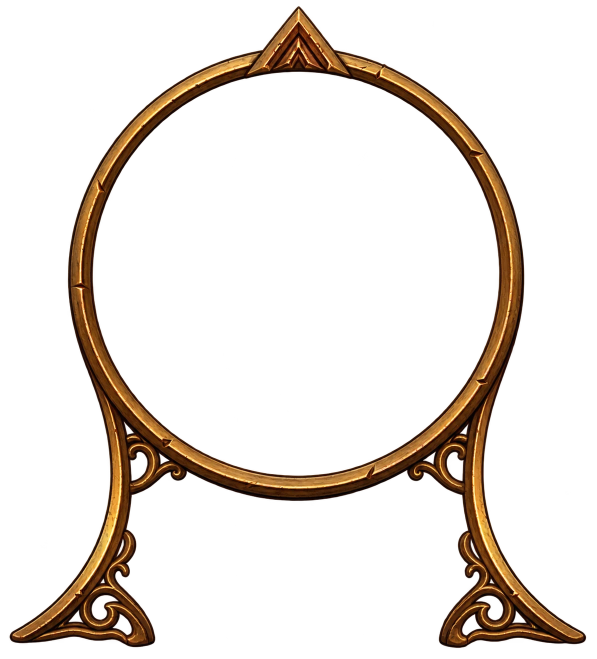
#> input picture docs/minimap-stand.webp, 1193 x 1318 px (shown at 1/2 size)
$ python extract_minimap_stand.py
#> lines starting #> are read from the running program, lines starting #| are printed output that depends on the picture; after the words box and inside, x2 and y2 are one past the last pixel; in counts of white or black regions, pixels touching at a corner belong together
### Tools/paths.py
"""Where the big generated folders live.

`Tools/output` (the built voice pack and every rendered preview, ~3 GB) and
`Tools/cache` (the downloaded cmangos dump and wago tables, ~350 MB) used to sit
inside the addon folder. They are generated, gitignored and enormous, and the
addon folder is something the user backs up and syncs, so they were moved out
(user, 2026-09-22) to a sibling folder:

    Project Web/MelloUI/            the addon and its tools
    Project Web/MelloUI-BuildData/  output/ and cache/

Nothing about the addon or the release depends on them. `.pkgmeta` already kept
`Tools` out of the zip, so this changes what is on disk, not what ships.

    from paths import OUTPUT, CACHE

Resolution order, so that a machine which never moved them still works:

    1. MELLOUI_BUILD_DATA, if it is set
    2. the old Tools/output, Tools/cache, if they are still there
    3. the sibling MelloUI-BuildData folder  (created on demand)

`pack_sources` deliberately did NOT move: it is the kit's source art, and
kitforge (in `MelloUI Test/tools/kitforge`) points straight at
`Tools/pack_sources/kit/v2_2x`.

The texture MASTERS moved out too (user, 2026-09-24: the compressed textures
approved; Media keeps only what ships). Every tool that paints art writes
its 32-bit TGA master under `MelloUI-BuildData/masters/Media/...`, at the path
the file used to have in the addon (masters/Media/Kit/window/frame_t.tga,
masters/Media/Textures/GameMenuFrame.tga ...), with the master
KitLayout.lua and KitSlices.lua beside them. The addon's Media holds what
the client loads, made from the masters by one command:

    python Tools/texture_pack.py ship

(BLP / DXT where the quality gate passes, atlas sheets for the small kit
pieces, TGA where it fails; Media/KitLayout.lua and Media/KitSlices.lua).
The masters never ship and are never written by that command.

    from paths import MASTERS, MASTER_MEDIA, ADDON_MEDIA

Resolution: MELLOUI_BUILD_DATA/masters if that is set, else the sibling
MelloUI-BuildData/masters (never inside the addon: the masters must not ship).
"""
from __future__ import annotations

import os

HERE = os.path.dirname(os.path.abspath(__file__))
ADDON = os.path.dirname(HERE)
SIBLING = os.path.join(os.path.dirname(ADDON), "MelloUI-BuildData")


def _resolve(name: str) -> str:
    override = os.environ.get("MELLOUI_BUILD_DATA", "").strip()
    if override:
        return os.path.join(override, name)
    in_repo = os.path.join(HERE, name)
    if os.path.isdir(in_repo):
        return in_repo
    return os.path.join(SIBLING, name)


#: The built voice pack, rendered frames and every preview a tool writes.
OUTPUT = _resolve("output")
#: Downloaded source data: the cmangos dump, wago tables, Wowhead pages.
CACHE = _resolve("cache")
#: The cut source art the kit is built from. Still inside Tools -- see above.
PACK_SOURCES = os.path.join(HERE, "pack_sources")

# (1.2.2) the line every generated data file holding classic-db data carries under its header: the cmangos classic-db
# is GPL-3.0, and so are the files made from it (LICENSE, LICENSE-GPL-3.0.txt)
GPL_NOTICE = ("-- Holds data derived from the cmangos classic-db (GPL-3.0): this file is under the GPL-3.0, "
              "see LICENSE-GPL-3.0.txt and LICENSE in the MelloUI folder.")


def _masters() -> str:
    override = os.environ.get("MELLOUI_BUILD_DATA", "").strip()
    return os.path.join(override if override else SIBLING, "masters")


#: The texture masters (32-bit TGA, never shipped) and their layout data.
MASTERS = _masters()
#: ... laid out as the addon's Media was: MASTER_MEDIA/Kit/window/frame_t.tga
MASTER_MEDIA = os.path.join(MASTERS, "Media")
#: The addon's own Media: what the client loads (and the ship step writes).
ADDON_MEDIA = os.path.join(ADDON, "Media")


def master(*parts: str) -> str:
    """A path under the masters' Media, for a tool that writes or reads a
    TGA master: master("Textures", "GameMenuFrame.tga")."""
    return os.path.join(MASTER_MEDIA, *parts)


# [4 lines left out: function ensure, not called in this run]


# [4 lines that do not run on import are left out]

### Tools/extract_minimap_stand.py
"""
SUPERSEDED by Tools/make_minimap_frame.py, which builds MinimapStand.tga from
docs/minimap-frame.webp with the ring, slot, zone bar and sun disc constants the
modules now use. Running this script overwrites that texture with the old art.

Turn docs/minimap-stand.webp (the ring-and-legs artwork, with alpha) into
Media/Textures/MinimapStand.tga, a 512 x 512 texture (or the size given as the
first argument), and print the ring's centre and inner radius on that canvas:
the numbers STAND_CX, STAND_CY and STAND_INNER_R in Modules/Services.lua.

    python Tools\\extract_minimap_stand.py          # 512
    python Tools\\extract_minimap_stand.py 1024

The ring is measured by fitting a circle to the outer edge of its upper half
(the legs hide the lower half). The constants that ship were set from the
1024 canvas the artwork was first tuned on and halved, so a rebuild at 512
changes nothing on screen; adjust them only if the artwork changes.
"""
import os
import sys
import numpy as np
from PIL import Image
from paths import OUTPUT
from paths import master  # the TGA masters: MelloUI-BuildData/masters/Media

HERE = os.path.dirname(os.path.abspath(__file__))
SRC = os.path.join(HERE, "..", "docs", "minimap-stand.webp")
OUT_TGA = master("Textures", "MinimapStand.tga")  # the TGA master (Tools/paths.py); `texture_pack.py ship` makes what Media ships
OUT_PREVIEW = os.path.join(OUTPUT, "minimap-stand-preview.png")
CANVAS = int(sys.argv[1]) if len(sys.argv) > 1 else 512

im = Image.open(SRC).convert("RGBA")
#> im is the input picture: PIL image 1193x1318 RGBA; mean R, G, B, A 18.7, 11.3, 5, 37
w, h = im.size
#> w = 1193; h = 1318
# trim to the artwork's bounding box first
alpha = np.asarray(im)[:, :, 3]
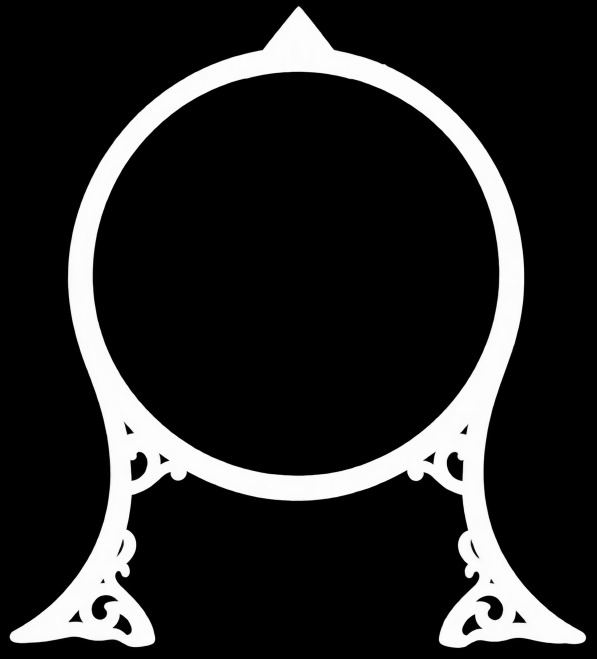
#> alpha: shape (1318, 1193) (shown at 1/2 size); min 0, max 255, mean 37
ys, xs = np.nonzero(alpha > 8)
im = im.crop((xs.min(), ys.min(), xs.max() + 1, ys.max() + 1))
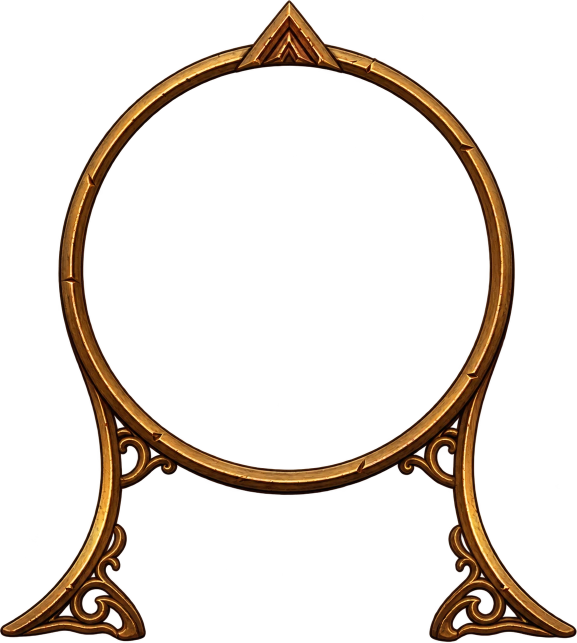
#> im: PIL image 1154x1285 RGBA (shown at 1/2 size); mean R, G, B, A 19.8, 11.9, 5.3, 39.2; transparent parts drawn white
w, h = im.size
#> w = 1154; h = 1285
scale = min(CANVAS / w, CANVAS / h)
#> scale = 0.398
art = im.resize((int(round(w * scale)), int(round(h * scale))), Image.LANCZOS)
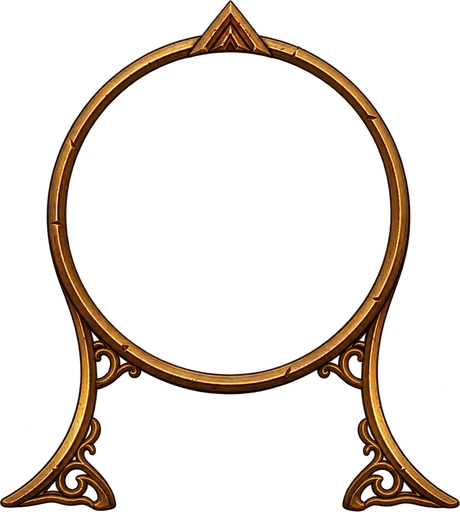
#> art: PIL image 460x512 RGBA; mean R, G, B, A 18.6, 11.1, 4.6, 39.3; transparent parts drawn white
canvas = Image.new("RGBA", (CANVAS, CANVAS), (0, 0, 0, 0))
#> canvas: PIL image 512x512 RGBA; every value is 0
ox = (CANVAS - art.size[0]) // 2
#> ox = 26
canvas.paste(art, (ox, 0))
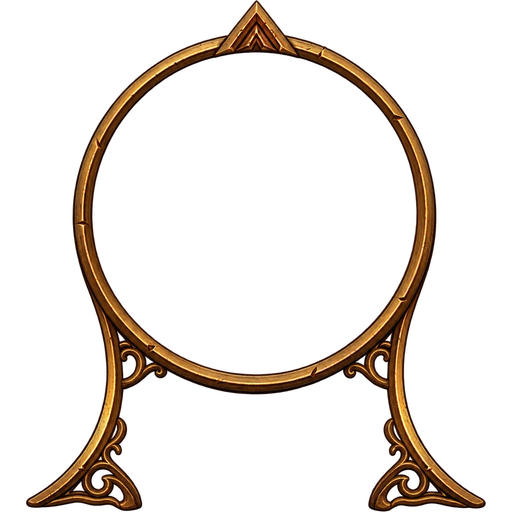
#> canvas: PIL image 512x512 RGBA; mean R, G, B, A 16.7, 9.9, 4.2, 35.3; transparent parts drawn white
canvas.save(OUT_TGA)

# --- measure the ring: circle through the outer edge of its upper half
mask = np.asarray(canvas)[:, :, 3] > 128
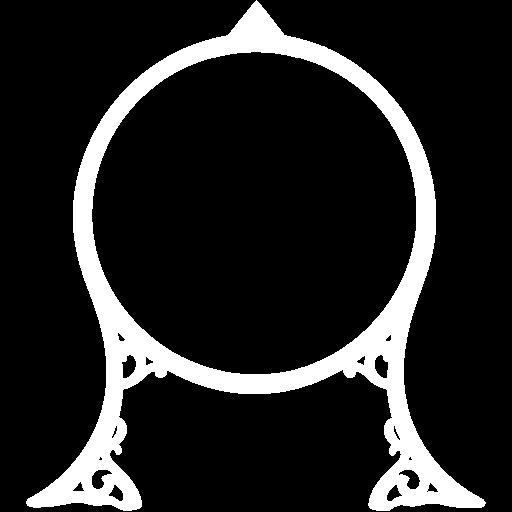
#> mask: shape (512, 512) bool; 14% white; 1 white region, box (x1, y1, x2, y2) and area: (26, 0, 486, 511) 36634
H, W = mask.shape
#> H = 512; W = 512
top = next(y for y in range(H) if mask[y].any())
#> top = 0
points = []
for y in range(top, int(H * 0.45)):
    row = np.nonzero(mask[y])[0]
    if len(row):
        points.append((row.min(), y))
        points.append((row.max(), y))
#> this loop made 230 passes
#> row on passes 1 to 3: [256], [255, 256, 257], [254, 255, 256, 257, 258]
#> after the loop, points = 460 pairs, first value 73 to 435, second value 0 to 229
P = np.array(points, float)
#> P has the same summary as points
A = np.c_[P[:, 0], P[:, 1], np.ones(len(P))]
#> A = 460 rows, first 8: [256, 0, 1], [256, 0, 1], [255, 1, 1], [257, 1, 1], [254, 2, 1], [258, 2, 1], [253, 3, 1], [259, 3, 1]
b = -(P[:, 0] ** 2 + P[:, 1] ** 2)
#> b = 460 values, max -23186 at index 190, min -241666 at index 459, mean -101774.4
D, E, F = np.linalg.lstsq(A, b, rcond=None)[0]
#> D = -508.8; E = -405.3; F = 74273.4
cx, cy = -D / 2, -E / 2
#> cx = 254.4; cy = 202.7
r_out = float(np.sqrt(cx ** 2 + cy ** 2 - F))
#> r_out = 177.5
y0 = int(round(cy))
#> y0 = 203
row = np.nonzero(mask[y0])[0]
#> row = 40 values from 73 to 435
x = xl = row.min()
#> x = 73; xl = 73
while mask[y0, x]:
    x += 1
#> this loop made 20 passes
#> after the loop, x = 93
thickness = x - xl
#> thickness = 20
r_in = r_out - thickness
#> r_in = 157.5
print(f"canvas {CANVAS}x{CANVAS}, art {art.size[0]}x{art.size[1]} at x offset {ox}")
#| canvas 512x512, art 460x512 at x offset 26
print(f"STAND_CX, STAND_CY = {cx:.1f}, {cy:.1f}   STAND_INNER_R = {r_in:.1f}   (outer {r_out:.1f}, ring {thickness}px, feet at y {art.size[1]})")
#| STAND_CX, STAND_CY = 254.4, 202.7   STAND_INNER_R = 157.5   (outer 177.5, ring 20px, feet at y 512)

os.makedirs(os.path.dirname(OUT_PREVIEW), exist_ok=True)
prev = Image.new("RGBA", canvas.size, (60, 80, 60, 255))
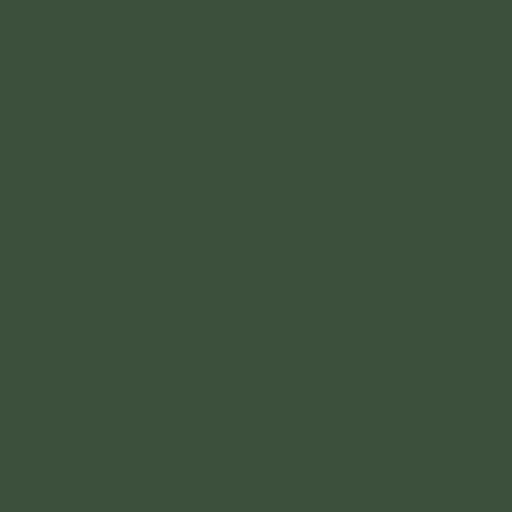
#> prev: PIL image 512x512 RGBA; mean R, G, B, A 60, 80, 60, 255
prev.alpha_composite(canvas)
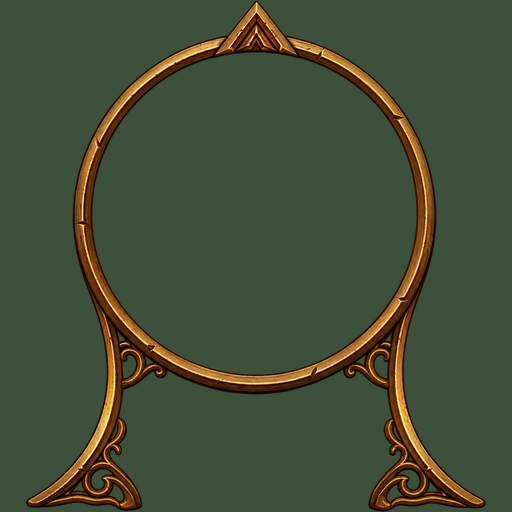
#> prev: PIL image 512x512 RGBA; mean R, G, B, A 67.1, 78.2, 55.5, 255
prev.save(OUT_PREVIEW)
